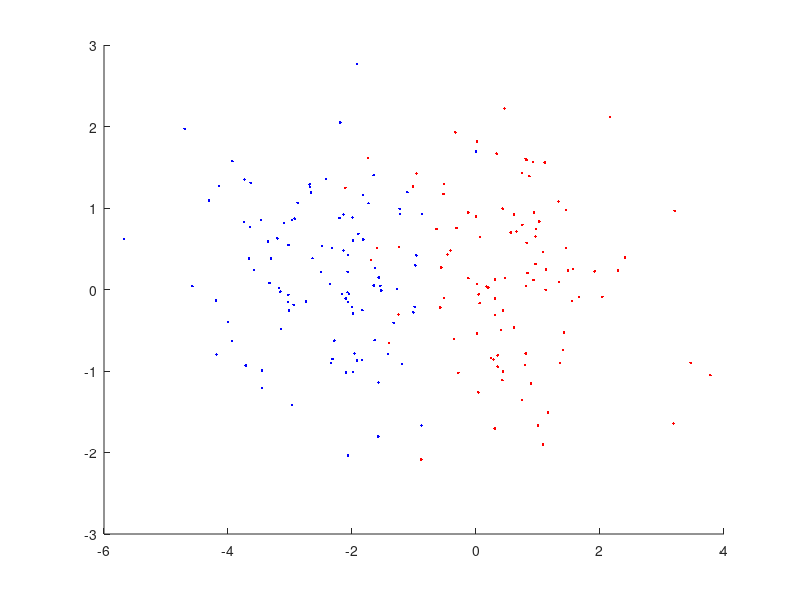

Here is the MATLAB script that generated this plot: (Note: this script raises an error after producing the figure.)
% svm

n = 2;
m = 100;

% generate two clusters with centers a fixed distance apart.
% the average of the centers is not the origin
center_dist = 1.5;
center = randn(1,n);
xc1 = randn(1,n);
xc1 = center_dist*xc1/norm(xc1);
xc2 = -xc1;
xc1 = xc1 + center;
xc2 = xc2 + center;

% generate a point cloud around the centers
p1 = repmat(xc1,m,1) + randn(m,n);
p2 = repmat(xc2,m,1) + randn(m,n);


p = [p1;p2]; %locations
q = [ones(m,1);-ones(m,1)]; %labels

figure
hold on
plot(p1(:,1), p1(:,2), 'r.');
plot(p2(:,1), p2(:,2), 'b.');

% stuff the matrix for the SVM
A = [repmat(q,1,n).*p, q];


[m,n] = size(A);
gamma = 1;
rho = 1;
% average the hinge loss by number of examples
my_hinge = @(x0,rho) prox_hinge(x0,rho*length(x0));
% the SVM model only regularizes the first n-1 elements of x
my_reg = @(x0,rho) [prox_l2(x0(1:end-1),rho/gamma); x0(end)];
% call the ADMM solver
x = model_fit(my_hinge, my_reg, A, zeros(m,1), rho);


% plot the SVM result from ADMM
line([-5,5], -x(end)/x(2) - x(1)*[-5,5]/x(2),'Color','r');


% compare the ADMM result with CVX
cvx_begin
    variable xcvx(n)
    minimize( sum(pos(1-A*xcvx))/m + gamma*norm(xcvx(1:end-1)) )
cvx_end

line([-5,5], -xcvx(end)/xcvx(2) - xcvx(1)*[-5,5]/xcvx(2),'Color','g');
axis([-5,5,-5,5])
